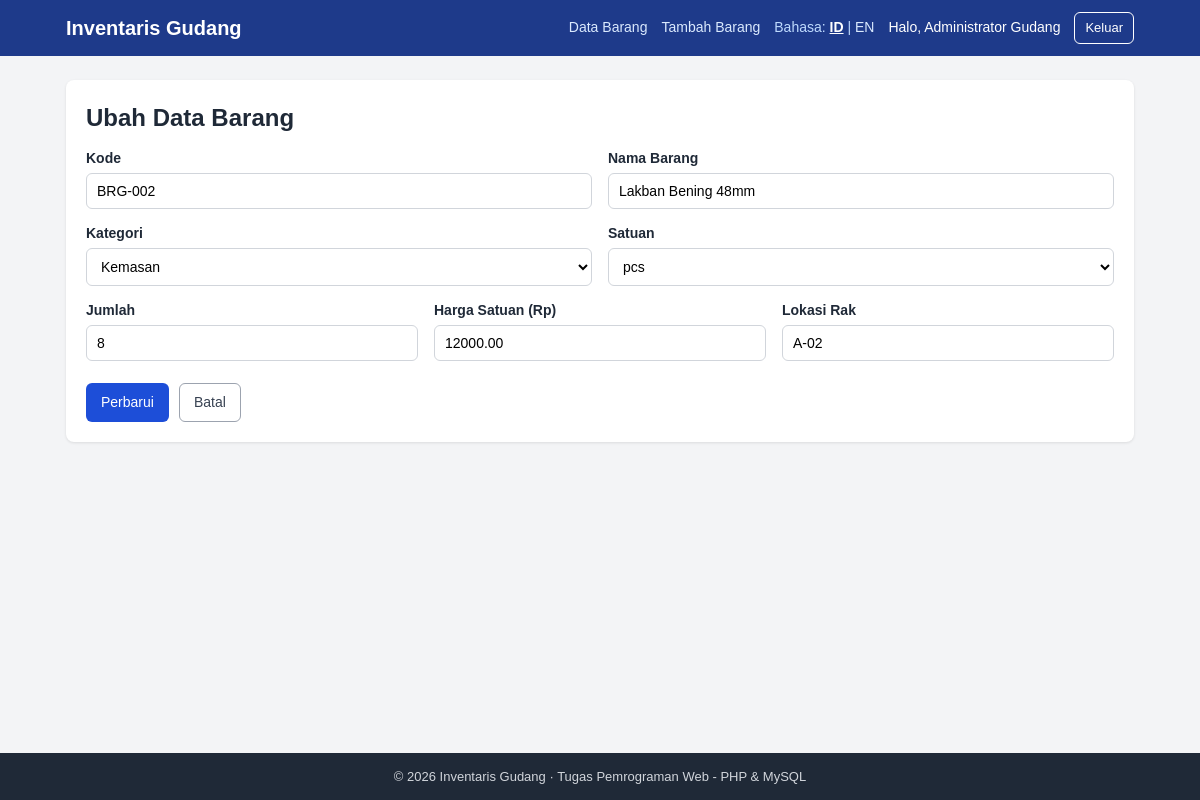
/edit.php?id=2 (signed in), run on the app's committed database.
### tables this page shows
CREATE TABLE barang (
                        id INT UNSIGNED AUTO_INCREMENT PRIMARY KEY,
                        kode_barang VARCHAR(20) NOT NULL UNIQUE,
                        nama_barang VARCHAR(100) NOT NULL,
                        kategori VARCHAR(30) NOT NULL,
                        jumlah INT UNSIGNED NOT NULL DEFAULT 0,
                        satuan VARCHAR(20) NOT NULL,
                        harga DECIMAL(15,2) NOT NULL DEFAULT 0,
                        lokasi_rak VARCHAR(30) DEFAULT NULL,
                        created_at TIMESTAMP DEFAULT CURRENT_TIMESTAMP,
                        updated_at TIMESTAMP DEFAULT CURRENT_TIMESTAMP ON UPDATE CURRENT_TIMESTAMP
);

### includes/lang.php (called while the page is built, shortened)
<?php
function t(string $key): string
{
    return $GLOBALS['LANG_DATA'][$key] ?? $key;
}

### includes/helpers.php (called while the page is built, shortened)
<?php
function e($value): string
{
    return htmlspecialchars((string) $value, ENT_QUOTES, 'UTF-8');
}

### includes/form_barang.php (the view, shortened to what this page needs)
<div class="form-row">
    <div class="form-group">
        <label for="kode_barang"><?= e(t('col_code')) ?></label>
        <input type="text" id="kode_barang" name="kode_barang" maxlength="20"
               value="<?= e($data['kode_barang']) ?>" placeholder="BRG-006">
    </div>
    <div class="form-group">
        <label for="nama_barang"><?= e(t('col_name')) ?></label>
        <input type="text" id="nama_barang" name="nama_barang" maxlength="100"
               value="<?= e($data['nama_barang']) ?>">
    </div>
</div>
<div class="form-row">
    <div class="form-group">
        <label for="kategori"><?= e(t('col_category')) ?></label>
        <select id="kategori" name="kategori">
            <?php foreach (KATEGORI_LIST as $kat): ?>
                <option value="<?= e($kat) ?>" <?= $data['kategori'] === $kat ? 'selected' : '' ?>>
                    <?= e(t('cat_' . $kat)) ?>
                </option>
            <?php endforeach; ?>
        </select>
    </div>
    <div class="form-group">
        <label for="satuan"><?= e(t('col_unit')) ?></label>
        <select id="satuan" name="satuan">
            <?php foreach (SATUAN_LIST as $sat): ?>
                <option value="<?= e($sat) ?>" <?= $data['satuan'] === $sat ? 'selected' : '' ?>>
                    <?= e($sat) ?>
                </option>
            <?php endforeach; ?>
        </select>
    </div>
</div>
<div class="form-row">
    <div class="form-group">
        <label for="jumlah"><?= e(t('col_qty')) ?></label>
        <input type="number" id="jumlah" name="jumlah" min="0" step="1"
               value="<?= e($data['jumlah']) ?>">
    </div>
    <div class="form-group">
        <label for="harga"><?= e(t('col_price')) ?> (Rp)</label>
        <input type="number" id="harga" name="harga" min="0" step="0.01"
               value="<?= e($data['harga']) ?>">
    </div>
    <div class="form-group">
        <label for="lokasi_rak"><?= e(t('col_location')) ?></label>
        <input type="text" id="lokasi_rak" name="lokasi_rak" maxlength="30"
               value="<?= e($data['lokasi_rak']) ?>" placeholder="A-01">
    </div>
</div>
<div class="form-actions">
    <button type="submit" class="btn btn-primary"><?= e(t($submitLabel)) ?></button>
    <a href="index.php" class="btn btn-outline"><?= e(t('btn_cancel')) ?></a>
</div>

### assets/css/style.css (style rules this page uses)
* { box-sizing: border-box; margin: 0; padding: 0; }
body { font-family: Arial, Helvetica, sans-serif; background: #f3f4f6; color: #1f2937; line-height: 1.5; min-height: 100vh; display: flex; flex-direction: column; }
a { color: #1d4ed8; text-decoration: none; }
.btn { display: inline-block; padding: 8px 14px; border: 1px solid transparent; border-radius: 6px; font-size: 14px; cursor: pointer; text-align: center; }
.btn-primary { background: #1d4ed8; color: #fff; }
.btn-outline { background: transparent; border-color: #9ca3af; color: #374151; }
.form-row { display: flex; gap: 16px; flex-wrap: wrap; }
.form-group { flex: 1; min-width: 200px; margin-bottom: 14px; }
.form-group label { display: block; font-weight: bold; margin-bottom: 4px; font-size: 14px; }
.form-group input, .form-group select { width: 100%; padding: 9px 10px; border: 1px solid #d1d5db; border-radius: 6px; font-size: 14px; background: #fff; }
.form-actions { display: flex; gap: 10px; margin-top: 8px; }

### data on the page
barang: kode_barang "BRG-002", nama_barang "Lakban Bening 48mm", kategori "Kemasan", jumlah "8", harga "12000.00", lokasi_rak "A-02"

### other printed values
t('app_name') "Inventaris Gudang"
t('nav_items') "Data Barang"
t('nav_add') "Tambah Barang"
t('language') "Bahasa"
t('welcome') "Halo"
$_SESSION['nama'] "Administrator Gudang"
t('nav_logout') "Keluar"
t('title_edit') "Ubah Data Barang"
t('col_code') "Kode"
t('col_name') "Nama Barang"
t('col_category') "Kategori"
t('col_unit') "Satuan"
t('col_qty') "Jumlah"
t('col_price') "Harga Satuan"
t('col_location') "Lokasi Rak"
